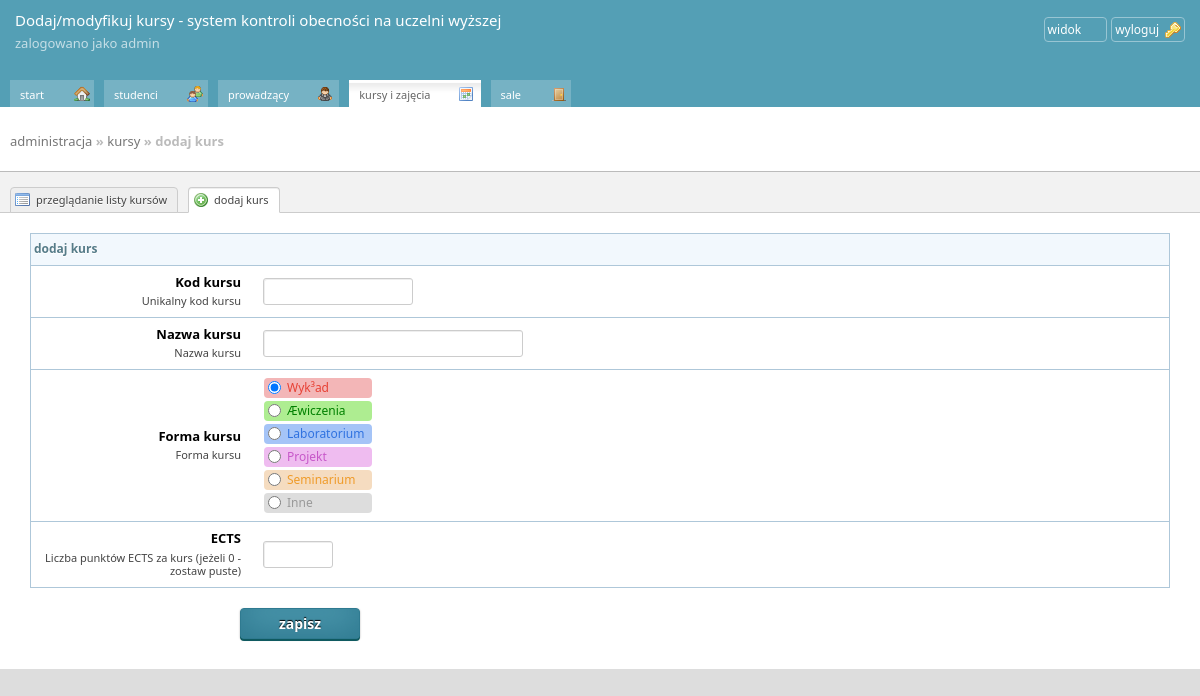
The app's page /admin.php?p=kursy_edycja (signed in) with its own data.
### tables this page shows
CREATE TABLE IF NOT EXISTS `formy_kursow` (
  `IdFormy` smallint(3) NOT NULL AUTO_INCREMENT,
  `NazwaFormy` varchar(128) NOT NULL,
  PRIMARY KEY (`IdFormy`)
);

### admin.php (called while the page is built, shortened)
<?php
if($_SESSION['logged'])
{
	require_once('admin/main.php');
}
?>

### admin/kursy.edycja.php (the view, shortened to what this page needs)
<?php
$pageuri="kursy_edycja";
$tryb_edycji=0;
if(!$tryb_edycji)
{
			$tytul_belki="dodaj kurs";
			$KodKursu='';
			$NazwaKursu='';
			$IdFormy=1;
			$ECTS='';
}
	$sql="SELECT * FROM formy_kursow";
	$iter=0;
	foreach($db->query($sql) as $result)
	{
	 $formy_kursow[$iter++]=$result;
	}
if($_SERVER['REQUEST_METHOD'] == 'POST')
{
	if($_POST['tryb_edycji'])
	{
		$response=$admin->Action_AktualizujKurs($_POST);
	}
	else
	{
		$response=$admin->Action_DodajKurs($_POST);
	}
	if($response==true)
	echo '
	<div class="dialog-box">
				<strong class="question">Akcja przebiegła poprawnie.</strong>
				<p>Naciśnij powrót, aby wrócić do listy kursów.</p>
					<div class="button-holder">
					<a href="?p=kursy" class="button"><span class="icon-arrow_left">powrót</span></a>
					<div class="clear"></div>
					</div>
				</div>';
		else echo'
		<div class="dialog-box">
				<strong class="question">Akcja przebiegła niepoprawnie.</strong>
				<p>Nie udało się dodać/zmodyfikować danych prowadzącego. Sprawdź, czy wypełniłeś poprawnie wszystkie pola, oraz czy pole numeru ID prowadzącego jest unikalne.</p>
					<div class="button-holder">
					<a href="?p='.$pageuri.'" class="button"><span class="icon-arrow_left">powrót</span></a>
					<div class="clear"></div>
					</div>
				</div>';
}
else
{
echo '<div id="page-title">
	<h2>
		<a href="?p=home">administracja</a>
		&raquo; <a href="?p=kursy">kursy</a>
		&raquo; '.$tytul_belki.'
		</h2>
				<!--<div class="submit_all_forms_button_container no_margin">
					<span></span>
					<button class="submit_all_forms" class="icon-save">Zapisz wszystkie zmiany</button>
				</div>-->
	</div>';
	echo '
<div id="lang-bar">
<ul class="tabs">
<li><a href="?p=kursy" class="tabbutton icon-application_view_list">przeglądanie listy kursów</a></li>
<li class="current"><a href="#" class="tabbutton icon-add">'.$tytul_belki.'</a></li>
</ul>
			<div class="clear"></div>
			</div>
';
echo '
	<form action="admin.php?p='.$pageuri.'" method="post" id="form_glowny">
	<table class="pages_table">';
	echo '
	<thead>
		<tr>
			<td colspan="3"><strong>'.$tytul_belki.'</strong></td>
		</tr>
	</thead>
	<tbody>
		<tr>
			<td class="col-title-settings"><strong>Kod kursu</strong> Unikalny kod kursu<br/>';
echo '</td>
			<td class="col-input-settings">
			<input maxlength="16"  name="KodKursu" class="setting-input-text {required:true,remote:\'admin/admin.api.php?action=Request_KodKursuUnikalny\', minlength:2,maxlength:16, messages:{remote:\'Ten kod kursu jest już w użyciu\', required:\'To pole jest wymagane\',number:\'Numer albumu może zawierać tylko cyfry\',minlength:\'Kod kursu musi mieć przynajmniej 2 znaki\',maxlength:\'Kod kursu może mieć najwyżej 7 znaków\'}}" ';
if($tryb_edycji) echo 'disabled="disabled" ';
echo' style="width: 140px;" type="text" value="'.$KodKursu.'"/>';
echo '
</td>
<td class="status"></td>
		</tr>
				<tr>
			<td class="col-title-settings"><strong>Nazwa kursu</strong> Nazwa kursu</td>
			<td class="col-input-settings">
<input maxlength="128" class="setting-input-text {required:true,minlength:2,maxlength:128, messages:{required:\'To pole jest wymagane\',minlength:\'Wpisz przynajmniej 2 znaki\',maxlength:\'Pole może mieć najwyżej 128 znaków\'}}" style="width: 250px;" type="text" name="NazwaKursu" value="'.$NazwaKursu.'"/>
</td>
	<td class="status"></td>
		</tr>
						<tr>
			<td class="col-title-settings"><strong>Forma kursu</strong>Forma kursu</td>
			<td class="col-input-settings">
		<!--	<select name="IdFormy" class="setting-input-select {required:true,messages:{required:\'Wybierz formę kursu z listy \'}}">
			<option value="">---- wybierz formę kursu ----</option>
			';
			foreach($formy_kursow as $el)
			{
			echo '	<option value="'.$el[0].'" class="forma-'.$el[0].'"';
			if($IdFormy==$el[0]) echo ' selected="selected"';
			echo '>'.$el[1].'</option>';
			}
			echo '</select>
			-->
			';
			foreach($formy_kursow as $el)
			{
			echo '	<label class="formy_kursow_form forma-'.$el[0].'" for="IdFormy-'.$el[0].'"><input id="IdFormy-'.$el[0].'" type="radio" name="IdFormy" value="'.$el[0].'"';
			if($IdFormy==$el[0]) echo ' checked="checked"';
			echo '/>'.$el[1].'</label>';
			}
			echo '<!--
<input maxlength="64" class="setting-input-text {required:true,minlength:2,maxlength:64, messages:{required:\'To pole jest wymagane\',minlength:\'Wpisz przynajmniej 2 znaki\',maxlength:\'Pole może mieć najwyżej 64 znaków\'}}" style="width: 200px;" type="text" name="Nazwisko" value="'.$Nazwisko.'"/> -->
</td>
<td class="status"></td>
		</tr>
									<tr>
			<td class="col-title-settings"><strong>ECTS</strong>Liczba punktów ECTS za kurs (jeżeli 0 - zostaw puste)</td>
			<td class="col-input-settings">
<input maxlength="2" class="setting-input-text {number: true,minlength:1,maxlength:2,range: [0,30], messages:{range:\'Liczba musi być z zakresu 0-30\',number: \'Wpisz poprawną liczbę\'}}" style="width: 60px;" type="text" name="ECTS" value="'.$ECTS.'"/>
</td>
<td class="status"></td>
		</tr>
		</tbody>
	';
echo '
</table>
<input type="hidden" name="tryb_edycji" value="'.$tryb_edycji.'"/>
	<input type="submit" class="submit-button" value="zapisz"/>
	</form>
';
}
?>

### admin/main.php (shortened to what this page needs)
<?php
switch(@$_GET['p'])
{
	case 'kursy_edycja': $page = 'kursy.edycja'; $pagetitle="Dodaj/modyfikuj kursy";$pid=31;	break;
}
function czy_akt($l,$p,$pid)
{
	$eff=' class="active"';
	if($pid>=$l && $pid<=$p) return $eff;
}
echo '<!DOCTYPE html PUBLIC "-//W3C//DTD XHTML 1.0 Strict//EN" "http://www.w3.org/TR/xhtml1/DTD/xhtml1-strict.dtd">
<html xmlns="http://www.w3.org/1999/xhtml">
<head>
<title>'.$pagetitle.' - System kontroli obecności na uczelni :: Konrad Zdanowicz</title>
<link rel="stylesheet" type="text/css" href="admin/css/main.css" />
<link rel="stylesheet" type="text/css" href="admin/css/form.css" />
	<link rel="stylesheet" href="scripts/themes/base/jquery.ui.all.css">
</head>
<body>
<div id="container" style="visibilty: hidden;"><div id="top"><div id="header">
				<h1>'.$pagetitle.' - system kontroli obecności na uczelni wyższej</h1>
				<p><a href="?p=info">zalogowano jako '.$_SESSION['user_login'].'</a></p>
				<div id="quick-menu">
				<a href="#" id="viewswitcher">widok</a>
					<a href="?wyloguj=1" class="icon-key">wyloguj</a>
				</div>
			</div>
			<div id="main-menu">
				<ul>
					<li'.czy_akt(0,0,$pid).'><a class="icon-house dynamic-load" href="?p=home" rel="#content">start</a></li>
					<li'.czy_akt(10,19,$pid).'><a href="?p=studenci" class="icon-group dynamic-load" rel="#content">studenci</a></li>
					<li'.czy_akt(20,29,$pid).'><a href="?p=prowadzacy" class="icon-user_gray dynamic-load" rel="#content">prowadzący</a></li>
					<li'.czy_akt(30,39,$pid).'><a href="?p=kursy" class="icon-calendar dynamic-load" rel="#content">kursy i zajęcia</a></li>
					<li'.czy_akt(40,49,$pid).'><a href="?p=sale" class="icon-door dynamic-load" rel="#content">sale</a></li>
					<li'.czy_akt(7,9,$pid).'><a href="?p=pages" class="icon-page_white_copy dynamic-load" rel="#content">strony</a>
							<li'.czy_akt(8,8,$pid).'><a href="?p=add_page" class="icon-add dynamic-load">dodaj</a>
							<li'.czy_akt(9,9,$pid).'><a href="?p=pages" class="icon-page_edit dynamic-load">edytuj</a>
					</li>
					<li'.czy_akt(4,6,$pid).'><a href="?p=menus" class="icon-sitemap">menu</a>
					</li>
					<li'.czy_akt(1,3,$pid).'><a href="?p=lang" class="icon-world">języki</a>
							<li'.czy_akt(2,2,$pid).'><a href="?p=add_lang" class="icon-add">dodaj</a>
							<li'.czy_akt(3,3,$pid).'><a href="?p=edit_lang" class="icon-page_edit">edytuj</a>
					</li>
					<li'.czy_akt(10,12,$pid).'><a href="?p=modules" class="icon-package">moduły</a>
							<li'.czy_akt(11,11,$pid).'><a href="?p=add_module" class="icon-add">dodaj</a>
							<li'.czy_akt(12,12,$pid).'><a href="?p=edit_module" class="icon-page_edit">edytuj</a>
					</li>
				</ul>
			</div>
		</div>
		<div id="content">';
		require_once($page.'.php');
		echo '</div>
		</div>
		</body></html>';
?>

### admin/css/form.css (style rules this page uses)
#form_glowny table { border-spacing: 0px; border-collapse: collapse; empty-cells: show; }
#form_glowny .status { padding-left: 5px; vertical-align: middle; }

### records on screen
formy_kursow: IdFormy "☑ Wyk³ad", NazwaFormy "Wyk³ad"
formy_kursow: IdFormy "☐ Æwiczenia", NazwaFormy "Æwiczenia"
formy_kursow: IdFormy "☐ Laboratorium", NazwaFormy "Laboratorium"
formy_kursow: IdFormy "☐ Projekt", NazwaFormy "Projekt"
formy_kursow: IdFormy "☐ Seminarium", NazwaFormy "Seminarium"
formy_kursow: IdFormy "☐ Inne", NazwaFormy "Inne"

### other values on screen
$pagetitle "Dodaj/modyfikuj kursy"
$_SESSION['user_login'] "admin"
$tytul_belki "dodaj kurs"
